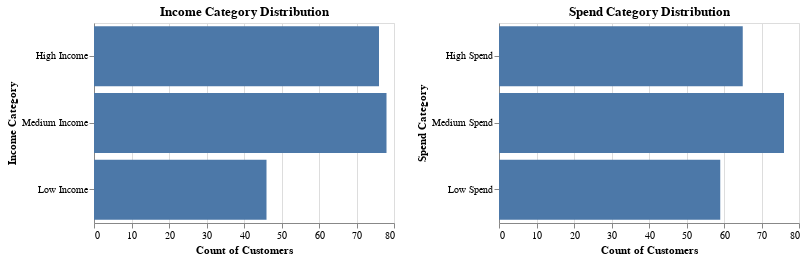

Notebook code cell kept with this figure:
### Code cell
c1 = alt.Chart(df1).mark_bar().properties(title='Income Category Distribution',height=200, width=300).encode(
    x = alt.X('CustomerID', title='Count of Customers'),
    y = alt.Y('Income_Category',title = 'Income Category', sort = ['High Income','Medium Income','Low Income'])
)

c2 = alt.Chart(df2).mark_bar().properties(title='Spend Category Distribution',height=200, width=300).encode(
    x = alt.X('CustomerID', title='Count of Customers'),
    y = alt.Y('Spend_Category',title = 'Spend Category', sort = ['High Spend','Medium Spend','Low Spend'])
)

c1 | c2

### Figure 1 — Vega-Lite specification as saved in the notebook (floating-point values rounded to 4 significant figures)
{"config": {"view": {"continuousWidth": 400, "continuousHeight": 300}}, "hconcat": [{"data": {"name": "data-24355d548a0a99af5efe9a21791ca80a"}, "mark": "bar", "encoding": {"x": {"type": "quantitative", "field": "CustomerID", "title": "Count of Customers"}, "y": {"type": "nominal", "field": "Income_Category", "sort": ["High Income", "Medium Income", "Low Income"], "title": "Income Category"}}, "height": 200, "title": "Income Category Distribution", "width": 300}, {"data": {"name": "data-dfd91fa21652fae403d1db88a1bd0e6b"}, "mark": "bar", "encoding": {"x": {"type": "quantitative", "field": "CustomerID", "title": "Count of Customers"}, "y": {"type": "nominal", "field": "Spend_Category", "sort": ["High Spend", "Medium Spend", "Low Spend"], "title": "Spend Category"}}, "height": 200, "title": "Spend Category Distribution", "width": 300}], "$schema": "https://vega.github.io/schema/vega-lite/v4.8.1.json", "datasets": {"data-24355d548a0a99af5efe9a21791ca80a": [{"Income_Category": "High Income", "CustomerID": 76}, {"Income_Category": "Low Income", "CustomerID": 46}, {"Income_Category": "Medium Income", "CustomerID": 78}], "data-dfd91fa21652fae403d1db88a1bd0e6b": [{"Spend_Category": "High Spend", "CustomerID": 65}, {"Spend_Category": "Low Spend", "CustomerID": 59}, {"Spend_Category": "Medium Spend", "CustomerID": 76}]}}
